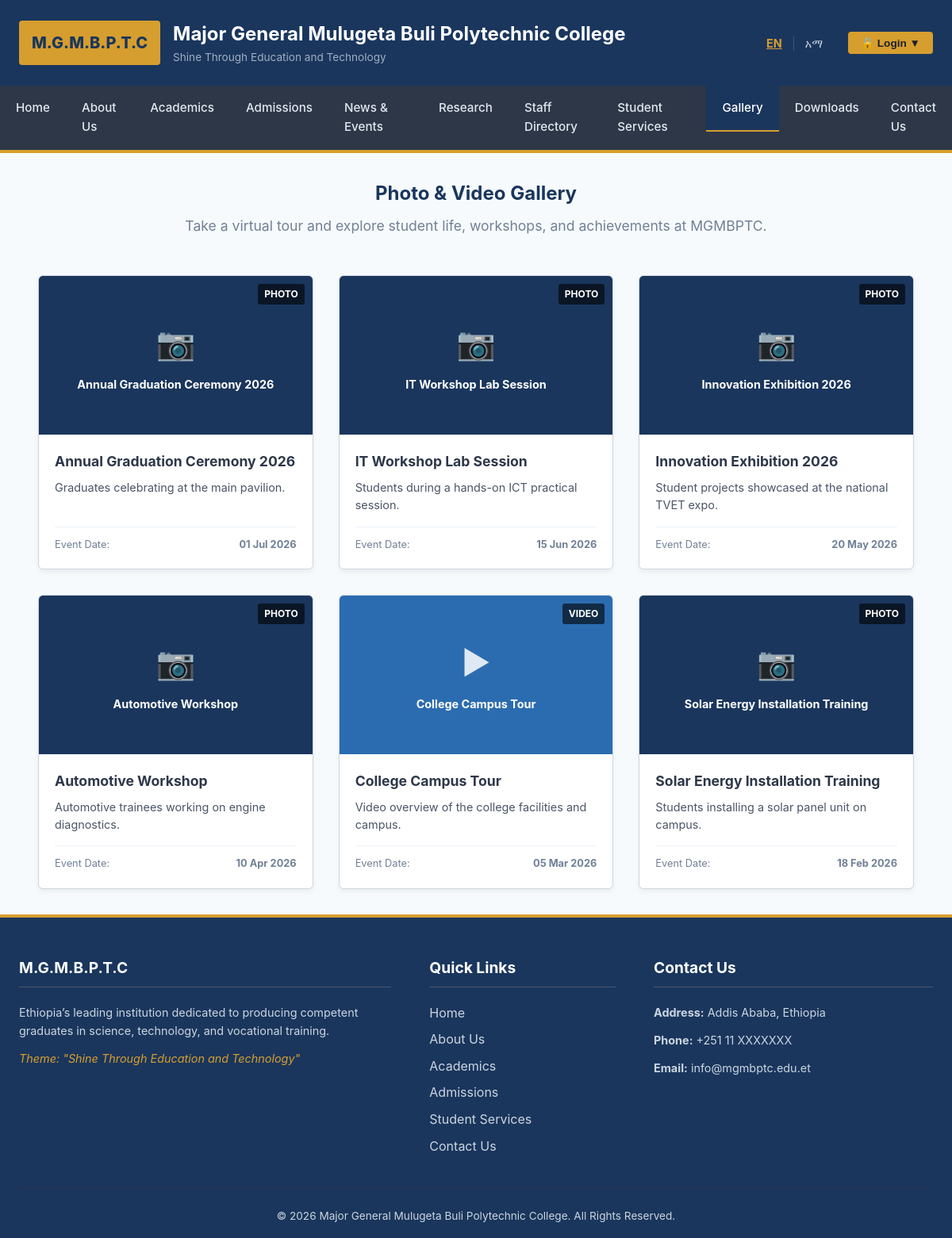
/gallery.php, run on the app's committed database.
### tables this page shows
CREATE TABLE `gallery` (
  `id` int(11) NOT NULL,
  `title` varchar(200) NOT NULL,
  `description` text DEFAULT NULL,
  `type` enum('photo','video') DEFAULT 'photo',
  `date_taken` date DEFAULT NULL,
  `created_at` timestamp NOT NULL DEFAULT current_timestamp()
);

### gallery.php (the view, shortened to what this page needs)
<?php
require_once __DIR__ . '/includes/header.php';
require_once __DIR__ . '/includes/db.php';
$gallery_items = [];
if ($pdo) {
    try {
        $gallery_items = $pdo->query("SELECT * FROM gallery ORDER BY date_taken DESC")->fetchAll();
    } catch (\PDOException $e) {
    }
}
?>
<div class="gallery-container">
    <div class="gallery-intro">
        <h2>Photo & Video Gallery</h2>
        <p>Take a virtual tour and explore student life, workshops, and achievements at MGMBPTC.</p>
    </div>
    <div class="gallery-grid">
        <?php foreach ($gallery_items as $item): ?>
            <div class="gallery-card">
                <?php
                    $is_video = ($item['type'] === 'video');
                    $bg_class = $is_video ? 'video-type' : '';
                    $icon = $is_video ? '&#9654;' : '&#128247;';
                ?>
                <div class="gallery-media-placeholder <?php echo $bg_class; ?>">
                    <div class="gallery-icon"><?php echo $icon; ?></div>
                    <div style="font-size: 0.9rem; font-weight: bold;"><?php echo htmlspecialchars($item['title']); ?></div>
                    <span class="gallery-badge"><?php echo htmlspecialchars($item['type']); ?></span>
                </div>
                <div class="gallery-body">
                    <h3><?php echo htmlspecialchars($item['title']); ?></h3>
                    <p><?php echo htmlspecialchars($item['description'] ?: 'No description provided.'); ?></p>
                    <div class="gallery-footer">
                        <span>Event Date:</span>
                        <strong><?php echo $item['date_taken'] ? date('d M Y', strtotime($item['date_taken'])) : 'N/A'; ?></strong>
                    </div>
                </div>
            </div>
        <?php endforeach; ?>
    </div>
</div>
<?php
require_once __DIR__ . '/includes/footer.php';
?>

### css/style.css (style rules this page uses)
:root { --primary-color: #1a365d; --accent-color: #d69e2e; --text-color: #2d3748; --bg-light: #f7fafc; --bg-white: #ffffff; --border-color: #cbd5e0; --font-stack: -apple-system, BlinkMacSystemFont, "Segoe UI", Roboto, Helvetica, Arial, sans-serif; --max-width: 1200px; }
* { margin: 0; padding: 0; box-sizing: border-box; }
body { font-family: var(--font-stack); color: var(--text-color); background-color: var(--bg-light); line-height: 1.6; }
h1, h2, h3, h4, h5, h6 { color: var(--primary-color); margin-bottom: 0.5rem; font-weight: 700; }

### gallery.php (style rules this page uses)
.gallery-container { max-width: 1200px; margin: 2rem auto; padding: 0 1.5rem; }
.gallery-intro { text-align: center; margin-bottom: 3rem; }
.gallery-intro p { color: #718096; margin-top: 0.5rem; font-size: 1.1rem; }
.gallery-grid { display: grid; grid-template-columns: repeat(auto-fill, minmax(320px, 1fr)); gap: 2rem; }
.gallery-card { background: #fff; border: 1px solid #cbd5e0; border-radius: 6px; overflow: hidden; box-shadow: 0 4px 6px rgba(0,0,0,0.05); display: flex; flex-direction: column; transition: transform 0.2s ease, box-shadow 0.2s ease; }
.gallery-media-placeholder { height: 200px; background: #1a365d; color: #fff; display: flex; flex-direction: column; align-items: center; justify-content: center; position: relative; text-align: center; padding: 1rem; }
.gallery-media-placeholder.video-type { background: #2b6cb0; }
.gallery-icon { font-size: 2.5rem; margin-bottom: 0.5rem; opacity: 0.85; }
.gallery-badge { position: absolute; top: 10px; right: 10px; background: rgba(0, 0, 0, 0.6); color: #fff; font-size: 0.75rem; font-weight: bold; padding: 0.2rem 0.5rem; border-radius: 3px; text-transform: uppercase; }
.gallery-body { padding: 1.25rem; display: flex; flex-direction: column; flex-grow: 1; }
.gallery-body h3 { color: #2d3748; font-size: 1.1rem; margin-bottom: 0.5rem; }
.gallery-body p { color: #4a5568; font-size: 0.9rem; line-height: 1.5; margin-bottom: 1rem; flex-grow: 1; }
.gallery-footer { font-size: 0.8rem; color: #718096; border-top: 1px solid #edf2f7; padding-top: 0.75rem; display: flex; justify-content: space-between; }

### data on the page
gallery: type "📷", title "Annual Graduation Ceremony 2026", type "PHOTO", description "Graduates celebrating at the main pavilion.", date_taken "01 Jul 2026"
gallery: type "📷", title "IT Workshop Lab Session", type "PHOTO", description "Students during a hands-on ICT practical session.", date_taken "15 Jun 2026"
gallery: type "📷", title "Innovation Exhibition 2026", type "PHOTO", description "Student projects showcased at the national TVET expo.", date_taken "20 May 2026"
gallery: type "📷", title "Automotive Workshop", type "PHOTO", description "Automotive trainees working on engine diagnostics.", date_taken "10 Apr 2026"
gallery: type "▶", title "College Campus Tour", type "VIDEO", description "Video overview of the college facilities and campus.", date_taken "05 Mar 2026"
gallery: type "📷", title "Solar Energy Installation Training", type "PHOTO", description "Students installing a solar panel unit on campus.", date_taken "18 Feb 2026"

### other printed values
__('college_name') "Major General Mulugeta Buli Polytechnic College"
__('motto') "Shine Through Education and Technology"
__('nav_home') "Home"
__('nav_about') "About Us"
__('nav_academics') "Academics"
__('nav_admission') "Admissions"
__('nav_news') "News & Events"
__('nav_research') "Research"
__('nav_staff') "Staff Directory"
__('nav_services') "Student Services"
__('nav_gallery') "Gallery"
__('nav_download') "Downloads"
__('nav_contact') "Contact Us"
__('college_short') "M.G.M.B.P.T.C"
__('hero_desc') "Ethiopia’s leading institution dedicated to producing competent graduates in science, technology, and vocational training."
